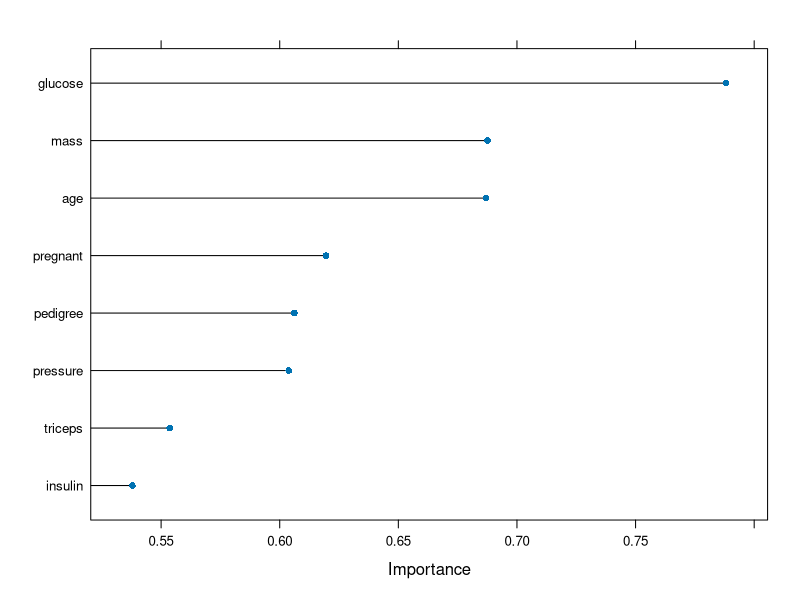
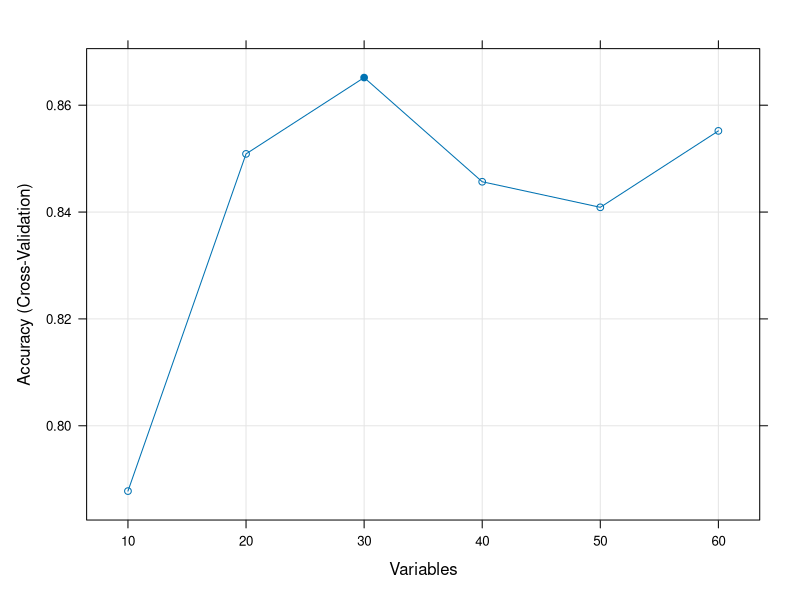

These figures' R source, in order:
## ---- chunk 1
library(mlbench)
library(caret)
# load the dataset
data(PimaIndiansDiabetes)
# summarize pedigree and age
summary(PimaIndiansDiabetes[,7:8])
# calculate the pre-process parameters from the dataset
preprocessParams <- preProcess(PimaIndiansDiabetes[,7:8], method=c("BoxCox"))
# summarize transform parameters
print(preprocessParams)
# transform the dataset using the parameters
transformed <- predict(preprocessParams, PimaIndiansDiabetes[,7:8])
# summarize the transformed dataset (note pedigree and age)
summary(transformed)
## ---- chunk 2
library(caret)
# load the dataset
data(iris)
# summarize data
summary(iris[,1:4])
# calculate the pre-process parameters from the dataset
preprocessParams <- preProcess(iris[,1:4], method=c("center"))
# summarize transform parameters
print(preprocessParams)
# transform the dataset using the parameters
transformed <- predict(preprocessParams, iris[,1:4])
# summarize the transformed dataset
summary(transformed)
## ---- chunk 3
library(mlbench)
library(caret)
# load the dataset
data(PimaIndiansDiabetes)
# summarize dataset
summary(PimaIndiansDiabetes[,1:8])
# calculate the pre-process parameters from the dataset
preprocessParams <- preProcess(PimaIndiansDiabetes[,1:8], method=c("center", "scale", "ica"), n.comp=5)
# summarize transform parameters
print(preprocessParams)
# transform the dataset using the parameters
transformed <- predict(preprocessParams, PimaIndiansDiabetes[,1:8])
# summarize the transformed dataset
summary(transformed) 
## ---- chunk 4
library(mlbench)
library(Hmisc)
# load the dataset
data(PimaIndiansDiabetes)
# mark a pressure of 0 as N/A, it is impossible
invalid <- 0
PimaIndiansDiabetes$pressure[PimaIndiansDiabetes$pressure==invalid] <- NA
# impute missing pressure values using the mean
PimaIndiansDiabetes$pressure <- with(PimaIndiansDiabetes, impute(pressure, mean))
## ---- chunk 5
library(mlbench)
# load the dataset
data(PimaIndiansDiabetes)
# mark a pressure of 0 as N/A, it is impossible
invalid <- 0
PimaIndiansDiabetes$pressure[PimaIndiansDiabetes$pressure==invalid] <- NA
## ---- chunk 6
library(caret)
# load the dataset
data(iris)
# summarize data
summary(iris[,1:4])
# calculate the pre-process parameters from the dataset
preprocessParams <- preProcess(iris[,1:4], method=c("range"))
# summarize transform parameters
print(preprocessParams)
# transform the dataset using the parameters
transformed <- predict(preprocessParams, iris[,1:4])
# summarize the transformed dataset
summary(transformed)
## ---- chunk 7
library(mlbench)
# load the dataset
data(iris)
# summarize dataset
summary(iris)
# calculate the pre-process parameters from the dataset
preprocessParams <- preProcess(iris, method=c("center", "scale", "pca"))
# summarize transform parameters
print(preprocessParams)
# transform the dataset using the parameters
transformed <- predict(preprocessParams, iris)
# summarize the transformed dataset
summary(transformed)
## ---- chunk 8
library(mlbench)
library(caret)
# load the dataset
data(PimaIndiansDiabetes)
# prepare training scheme
control <- trainControl(method="cv", number=10)
# train the model
model <- train(diabetes~., data=PimaIndiansDiabetes, method="lvq", preProcess="scale", trControl=control)
# estimate variable importance
importance <- varImp(model, scale=FALSE)
# summarize importance
print(importance)
## ---- chunk 9
plot(importance)
## ---- chunk 10
library(mlbench)
library(caret)
# load the data
data(Sonar)
# define the control using a random forest selection function
control <- rfeControl(functions=rfFuncs, method="cv", number=10)
# run the RFE algorithm
x <- Sonar[,1:60]
y <- Sonar[,61]
sizes <- c(10,20,30,40,50,60)
results <- rfe(x, y, sizes=sizes, rfeControl=control)
# summarize the results
print(results)
## ---- chunk 11
# list the chosen features
predictors(results)
## ---- chunk 12
# plot accuracy versus the number of features
plot(results, type=c("g", "o"))
## ---- chunk 13
library(mlbench)
# load the dataset
data(iris)
dim(iris)
# remove duplicates
clean <- unique(iris)
dim(clean)
## ---- chunk 14
# load the libraries
library(mlbench)
library(caret)
# load the data
data(PimaIndiansDiabetes)
# calculate correlation matrix
correlationMatrix <- cor(PimaIndiansDiabetes[,1:8])
# find attributes that are highly corrected (ideally >0.75)
cutoff <- 0.50
highlyCorrelated <- findCorrelation(correlationMatrix, cutoff=cutoff)
# create a new dataset without highly corrected features
dataset <- PimaIndiansDiabetes[,-highlyCorrelated]
## ---- chunk 15
library(mlbench)
# load dataset
data(BreastCancer)
# summarize dimensions of dataset
dim(BreastCancer)
# Remove all incomplete rows
dataset <- BreastCancer[complete.cases(BreastCancer),]
# summarize dimensions of resulting dataset
dim(dataset)
## ---- chunk 16
library(mlbench)
# load the dataset
data(PimaIndiansDiabetes)
# calculate stats for pregnant (number of times pregnant)
pregnant.mean <- mean(PimaIndiansDiabetes$pregnant)
pregnant.sd <- sd(PimaIndiansDiabetes$pregnant)
# max reasonable value is within 99.7% of the data (if Gaussian)
pregnant.max <- pregnant.mean + (3*pregnant.sd)
# mark outlier pregnant values as N/A
PimaIndiansDiabetes$pregnant[PimaIndiansDiabetes$pregnant>pregnant.max] <- NA
## ---- chunk 17
library(caret)
# load the dataset
data(iris)
# summarize data
summary(iris[,1:4])
# calculate the pre-process parameters from the dataset
preprocessParams <- preProcess(iris[,1:4], method=c("scale"))
# summarize transform parameters
print(preprocessParams)
# transform the dataset using the parameters
transformed <- predict(preprocessParams, iris[,1:4])
# summarize the transformed dataset
summary(transformed)
## ---- chunk 18
library(caret)
# load the dataset
data(iris)
# summarize data
summary(iris[,1:4])
# calculate the pre-process parameters from the dataset
preprocessParams <- preProcess(iris[,1:4], method=c("center", "scale"))
# summarize transform parameters
print(preprocessParams)
# transform the dataset using the parameters
transformed <- predict(preprocessParams, iris[,1:4])
# summarize the transformed dataset
summary(transformed)
## ---- chunk 19
library(mlbench)
library(caret)
# load the dataset
data(PimaIndiansDiabetes)
# summarize pedigree and age
summary(PimaIndiansDiabetes[,7:8])
# calculate the pre-process parameters from the dataset
preprocessParams <- preProcess(PimaIndiansDiabetes[,7:8], method=c("YeoJohnson"))
# summarize transform parameters
print(preprocessParams)
# transform the dataset using the parameters
transformed <- predict(preprocessParams, PimaIndiansDiabetes[,7:8])
# summarize the transformed dataset (note pedigree and age)
summary(transformed)
